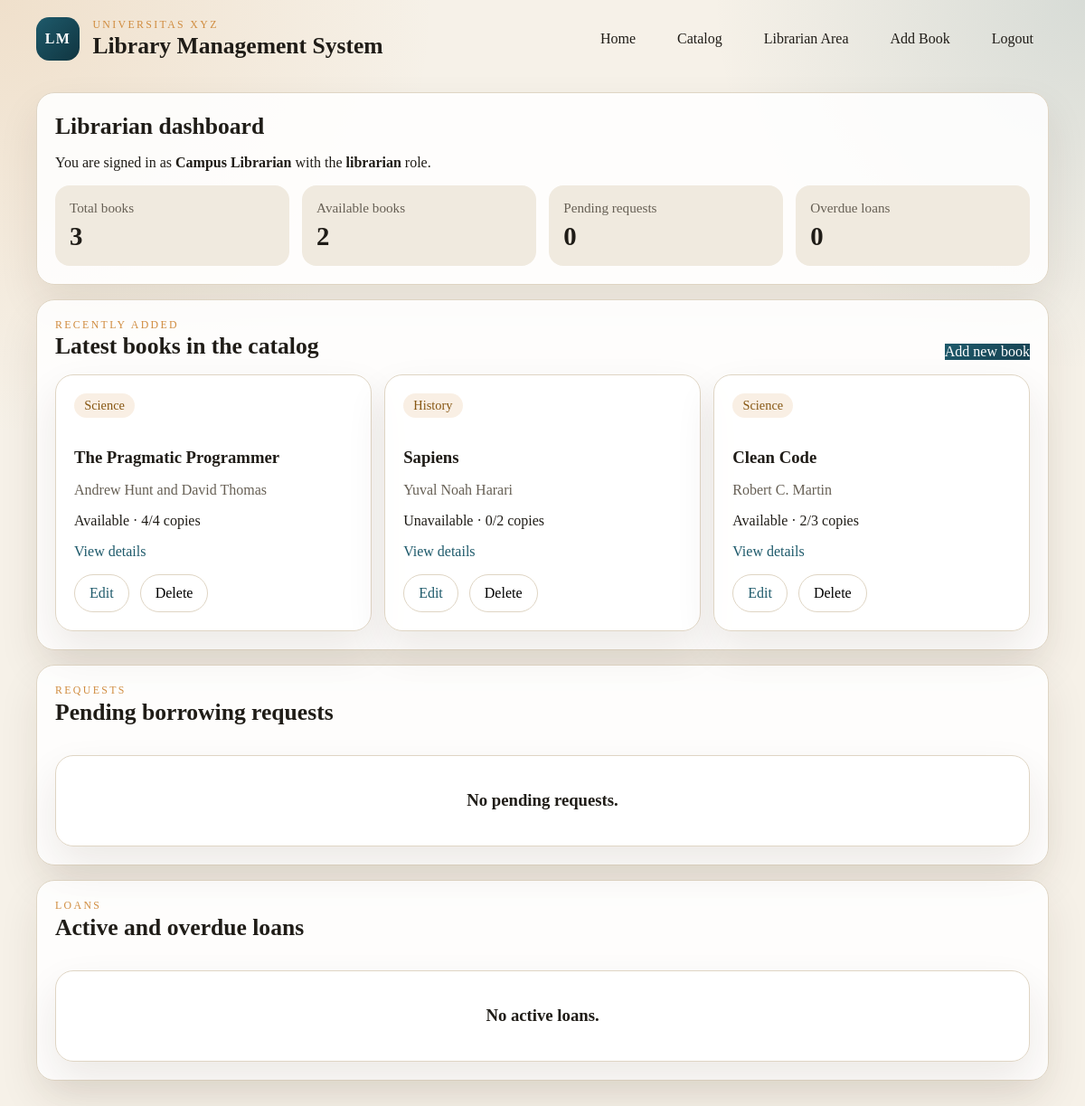
Page /librarian (signed in) on the committed database.
### models.py (models this page shows, shortened)
class User(UserMixin, db.Model):
    id = db.Column(db.Integer, primary_key=True)
    email = db.Column(db.String(255), unique=True, nullable=False, index=True)
    full_name = db.Column(db.String(120), nullable=False)
    role = db.Column(db.String(20), nullable=False, default="student")
    password_hash = db.Column(db.String(255), nullable=False)
    borrow_requests = db.relationship(
        "BorrowRequest", back_populates="user", cascade="all, delete-orphan"
    )
    loans = db.relationship("Loan", back_populates="user", cascade="all, delete-orphan")

class Book(db.Model):
    id = db.Column(db.Integer, primary_key=True)
    title = db.Column(db.String(255), nullable=False, index=True)
    author = db.Column(db.String(255), nullable=False, index=True)
    isbn = db.Column(db.String(32), unique=True, nullable=False, index=True)
    summary = db.Column(db.Text, nullable=False)
    total_copies = db.Column(db.Integer, nullable=False, default=1)
    available_copies = db.Column(db.Integer, nullable=False, default=1)
    category_id = db.Column(db.Integer, db.ForeignKey("category.id"), nullable=False)
    category = db.relationship("Category", back_populates="books")
    borrow_requests = db.relationship(
        "BorrowRequest", back_populates="book", cascade="all, delete-orphan"
    )
    loans = db.relationship("Loan", back_populates="book", cascade="all, delete-orphan")
    @property
    def is_available(self) -> bool:
        return self.available_copies > 0
    @property
    def availability_label(self) -> str:
        return "Available" if self.is_available else "Unavailable"

class Category(db.Model):
    id = db.Column(db.Integer, primary_key=True)
    name = db.Column(db.String(80), unique=True, nullable=False)
    books = db.relationship("Book", back_populates="category", lazy="select")

### app.py (the view)
    @app.route("/librarian")
    @role_required("librarian")
    def librarian_dashboard():
        books = Book.query.order_by(Book.id.desc()).all()
        pending_requests = (
            BorrowRequest.query.filter_by(status="pending")
            .order_by(BorrowRequest.requested_at.asc())
            .all()
        )
        active_loans = (
            Loan.query.filter_by(returned_at=None).order_by(Loan.borrowed_at.asc()).all()
        )
        overdue_loans = [loan for loan in active_loans if loan.is_overdue]
        total_books = len(books)
        available_books = sum(1 for book in books if book.is_available)
        return render_template(
            "dashboard.html",
            books=books[:6],
            total_books=total_books,
            available_books=available_books,
            pending_requests=pending_requests,
            active_loans=active_loans,
            overdue_loans=overdue_loans,
        )

### app.py (called while the page is built)
def role_required(*roles: str):
    def decorator(view):
        @wraps(view)
        @login_required
        def wrapped(*args, **kwargs):
            if current_user.role not in roles:
                abort(403)
            return view(*args, **kwargs)
        return wrapped
    return decorator

### models.py (called while the page is built)
@login_manager.user_loader
def load_user(user_id: str) -> User | None:
    return db.session.get(User, int(user_id))

### templates/dashboard.html (shortened to what this page needs)
{% extends "base.html" %}
{% block content %}
  <section class="card">
    <h2>Librarian dashboard</h2>
    <p>
      You are signed in as <strong>{{ current_user.full_name }}</strong> with the <strong>{{ current_user.role }}</strong> role.
    </p>
    <div class="stats">
      <div class="stat">
        <span>Total books</span>
        <strong>{{ total_books }}</strong>
      </div>
      <div class="stat">
        <span>Available books</span>
        <strong>{{ available_books }}</strong>
      </div>
      <div class="stat">
        <span>Pending requests</span>
        <strong>{{ pending_requests|length }}</strong>
      </div>
      <div class="stat">
        <span>Overdue loans</span>
        <strong>{{ overdue_loans|length }}</strong>
      </div>
    </div>
  </section>
  <section class="card">
    <div class="section-head">
      <div>
        <p class="eyebrow">Recently added</p>
        <h2>Latest books in the catalog</h2>
      </div>
      <a class="primary" href="{{ url_for('librarian_book_create') }}">Add new book</a>
    </div>
    <div class="grid">
      {% for book in books %}
        <article class="book-card">
          <p class="tag">{{ book.category.name }}</p>
          <h3>{{ book.title }}</h3>
          <p class="muted">{{ book.author }}</p>
          <p>{{ book.availability_label }} · {{ book.available_copies }}/{{ book.total_copies }} copies</p>
          <a href="{{ url_for('catalog_detail', book_id=book.id) }}">View details</a>
          <div class="detail-actions">
            <a class="secondary" href="{{ url_for('librarian_book_edit', book_id=book.id) }}">Edit</a>
            <form method="post" action="{{ url_for('librarian_book_delete', book_id=book.id) }}">
              <button type="submit" class="secondary">Delete</button>
            </form>
          </div>
        </article>
      {% else %}
        <article class="card empty">
          <h3>No books yet.</h3>
          <p>Use Add new book to put the first title into the catalog.</p>
        </article>
      {% endfor %}
    </div>
  </section>
  <section class="card">
    <div class="section-head">
      <div>
        <p class="eyebrow">Requests</p>
        <h2>Pending borrowing requests</h2>
      </div>
    </div>
    <div class="grid">
      {% for item in pending_requests %}
        <article class="book-card">
          <p class="tag">Pending</p>
          <h3>{{ item.book.title }}</h3>
          <p class="muted">{{ item.user.full_name }} · {{ item.user.email }}</p>
          <p>Requested {{ item.requested_at.strftime('%Y-%m-%d %H:%M') }}</p>
          <div class="detail-actions">
            <form method="post" action="{{ url_for('approve_request', request_id=item.id) }}">
              <button type="submit" class="primary">Approve</button>
            </form>
            <form method="post" action="{{ url_for('reject_request', request_id=item.id) }}">
              <button type="submit" class="secondary">Reject</button>
            </form>
          </div>
        </article>
      {% else %}
        <article class="card empty">
          <h3>No pending requests.</h3>
        </article>
      {% endfor %}
    </div>
  </section>
  <section class="card">
    <div class="section-head">
      <div>
        <p class="eyebrow">Loans</p>
        <h2>Active and overdue loans</h2>
      </div>
    </div>
    <div class="grid">
      {% for loan in active_loans %}
        <article class="book-card">
          <p class="tag {% if loan.is_overdue %}tag-danger{% endif %}">
            {% if loan.is_overdue %}
              Overdue
            {% else %}
              Active
            {% endif %}
          </p>
          <h3>{{ loan.book.title }}</h3>
          <p class="muted">{{ loan.user.full_name }} · {{ loan.user.email }}</p>
          <p>Due {{ loan.due_date.strftime('%Y-%m-%d') }}</p>
          <div class="detail-actions">
            <form method="post" action="{{ url_for('return_loan', loan_id=loan.id) }}">
              <button type="submit" class="primary">Record return</button>
            </form>
          </div>
        </article>
      {% else %}
        <article class="card empty">
          <h3>No active loans.</h3>
        </article>
      {% endfor %}
    </div>
  </section>
{% endblock %}

### static/styles.css (style rules this page uses)
:root { color-scheme: light; --bg: #f6f1e8; --surface: #ffffff; --surface-2: #f0eadf; --text: #1f1c17; --muted: #676055; --accent: #1e5a6b; --accent-2: #d08c3f; --border: #dfd5c4; --success: #2f7d32; --warning: #a06a00; --danger: #a33b2f; --shadow: 0 20px 45px rgba(52, 38, 12, 0.09); }
* { box-sizing: border-box; }
body { margin: 0; font-family: Georgia, "Times New Roman", serif; background: radial-gradient(circle at top left, rgba(208, 140, 63, 0.17), transparent 28%), radial-gradient(circle at top right, rgba(30, 90, 107, 0.14), transparent 24%), var(--bg); color: var(--text); }
a { color: var(--accent); text-decoration: none; }
button, input, select { font: inherit; }
.eyebrow { margin: 0; text-transform: uppercase; letter-spacing: 0.2em; font-size: 0.74rem; color: var(--accent-2); }
.brand h1, .hero h2, .section-head h2, .card h2 { margin: 0.1rem 0 0; font-size: clamp(1.6rem, 2vw, 2.4rem); }
.button-link, .primary, .secondary { border-color: var(--border); background: var(--surface); }
.primary { background: linear-gradient(135deg, var(--accent), #174252); color: white; border: none; }
.secondary { background: transparent; }
.hero, .card, .book-card { border: 1px solid var(--border); border-radius: 1.25rem; background: rgba(255, 255, 255, 0.88); box-shadow: var(--shadow); }
.hero > div, .hero-panel, .card, .book-card { padding: 1.25rem; }
.lead, .muted { color: var(--muted); }
.hero-actions, .stack, .filters, .grid, .facts, .stats { display: grid; gap: 0.9rem; }
.card { margin-top: 1rem; }
.grid { grid-template-columns: repeat(auto-fit, minmax(220px, 1fr)); margin-top: 1rem; }
.book-card h3, .detail h2 { margin-bottom: 0.35rem; }
.section-head { display: flex; justify-content: space-between; align-items: end; gap: 1rem; }
.stats { grid-template-columns: repeat(auto-fit, minmax(180px, 1fr)); margin-top: 1rem; }
.stat { padding: 1rem; border-radius: 1rem; background: var(--surface-2); display: grid; gap: 0.35rem; }
.stat span { color: var(--muted); font-size: 0.95rem; }
.stat strong { font-size: 1.8rem; }
.tag { display: inline-flex; margin: 0 0 0.85rem; padding: 0.32rem 0.7rem; border-radius: 999px; background: rgba(208, 140, 63, 0.14); color: #875713; font-size: 0.9rem; }
.detail-actions { display: flex; flex-wrap: wrap; gap: 0.75rem; margin-top: 1rem; }
.detail-actions a, .detail-actions button { padding: 0.7rem 1rem; border-radius: 999px; border: 1px solid var(--border); }
.empty { text-align: center; }

### rows in the picture
User: full_name "Campus Librarian", role "librarian"
Book: category.name "Science", title "The Pragmatic Programmer", author "Andrew Hunt and David Thomas", availability_label "Available", available_copies "4", total_copies "4"
Book: category.name "History", title "Sapiens", author "Yuval Noah Harari", availability_label "Unavailable", available_copies "0", total_copies "2"
Book: category.name "Science", title "Clean Code", author "Robert C. Martin", availability_label "Available", available_copies "2", total_copies "3"

### other values in the picture
{{ total_books }} "3"
{{ available_books }} "2"
{{ pending_requests|length }} "0"
{{ overdue_loans|length }} "0"
